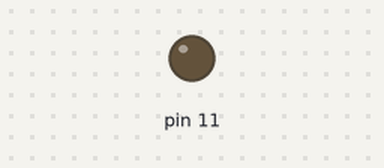
A sketch run on a simulated Arduino Uno, built with avr-gcc and run on an emulated ATmega328P. Parts: output pins drawn as LEDs (lit = HIGH).

Above: at 0.15 s.
At 38.63 s:
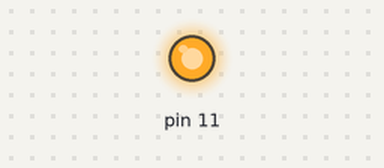
Timing chart, 0 to 40.0 s (numbered marks = the images above):
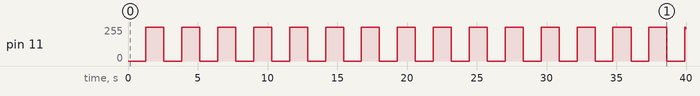

Measured:
- by itself, pin 11: 0/255 → 255/255 at 1.3 s, → 0/255 1.3 s later, → 255/255 1.3 s later, → 0/255 1.3 s later, … (32 changes in this stretch)

The sketch:

SYC_C10_zadanie_2.ino
```cpp
void setup() {
  // put your setup code here, to run once:
  pinMode(11, OUTPUT);
}

void loop() {
  // put your main code here, to run repeatedly:
  for(int i = 0; i < 256; i++){
    analogWrite(11, i);
    delay(5);
  }

  delay(10);

    for(int i = 255; i >= 0; i--){
    analogWrite(11, i);
    delay(5);
  }
}
```
